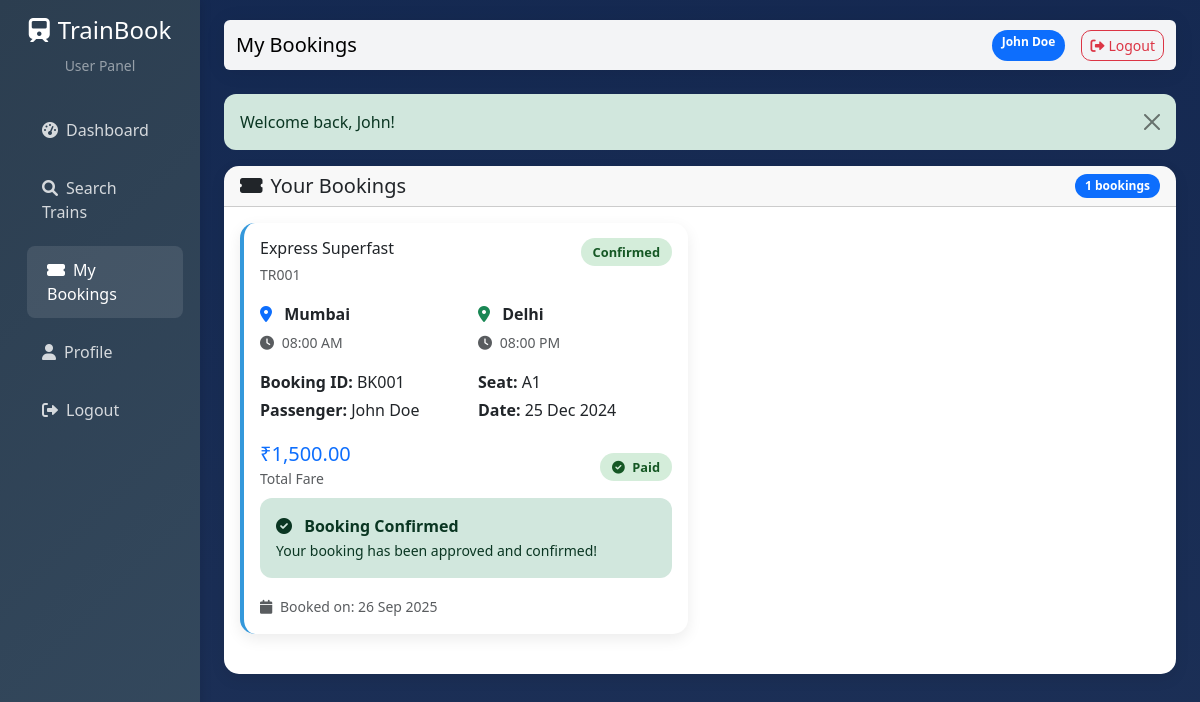
The app's page /user/my_bookings.php (signed in) with its own data.
### tables this page shows
CREATE TABLE bookings (
    id INT AUTO_INCREMENT PRIMARY KEY,
    booking_id VARCHAR(20) UNIQUE NOT NULL,
    user_id INT NOT NULL,
    train_id INT NOT NULL,
    passenger_name VARCHAR(100) NOT NULL,
    passenger_age INT NOT NULL,
    passenger_gender ENUM('Male', 'Female', 'Other') NOT NULL,
    seat_number VARCHAR(10),
    journey_date DATE NOT NULL,
    booking_date TIMESTAMP DEFAULT CURRENT_TIMESTAMP,
    total_fare DECIMAL(10,2) NOT NULL,
    payment_status ENUM('pending', 'paid', 'cancelled') DEFAULT 'pending',
    booking_status ENUM('confirmed', 'cancelled', 'completed') DEFAULT 'confirmed',
    FOREIGN KEY (user_id) REFERENCES users(id) ON DELETE CASCADE,
    FOREIGN KEY (train_id) REFERENCES trains(id) ON DELETE CASCADE
);

CREATE TABLE trains (
    id INT AUTO_INCREMENT PRIMARY KEY,
    train_number VARCHAR(10) UNIQUE NOT NULL,
    train_name VARCHAR(100) NOT NULL,
    source_station VARCHAR(50) NOT NULL,
    destination_station VARCHAR(50) NOT NULL,
    departure_time TIME NOT NULL,
    arrival_time TIME NOT NULL,
    total_seats INT NOT NULL,
    available_seats INT NOT NULL,
    fare_per_seat DECIMAL(10,2) NOT NULL,
    journey_date DATE NOT NULL,
    status ENUM('active', 'cancelled', 'completed') DEFAULT 'active',
    created_at TIMESTAMP DEFAULT CURRENT_TIMESTAMP,
    updated_at TIMESTAMP DEFAULT CURRENT_TIMESTAMP ON UPDATE CURRENT_TIMESTAMP
);

### user/my_bookings.php (the view, shortened to what this page needs)
<?php
require_once '../config/database.php';
$user_id = $_SESSION['user_id'];
$user_name = $_SESSION['user_name'];
try {
    $db = getDB();
    $stmt = $db->prepare("
        SELECT b.*, t.train_name, t.train_number, t.source_station, t.destination_station,
               t.departure_time, t.arrival_time, t.journey_date as train_journey_date
        FROM bookings b
        JOIN trains t ON b.train_id = t.id
        WHERE b.user_id = ?
        ORDER BY b.booking_date DESC
    ");
    $stmt->execute([$user_id]);
    $bookings = $stmt->fetchAll();
} catch (Exception $e) {
    error_log("Get bookings error: " . $e->getMessage());
    $bookings = [];
}
?>
<!DOCTYPE html>
<html lang="en">
<head>
    <link href="https://cdnjs.cloudflare.com/ajax/libs/font-awesome/6.0.0/css/all.min.css" rel="stylesheet">
    <link href="https://cdnjs.cloudflare.com/ajax/libs/bootstrap/5.3.0/css/bootstrap.min.css" rel="stylesheet">
    <link href="../assets/css/theme.css" rel="stylesheet">
</head>
<body>
    <div class="container-fluid">
        <div class="row">
            <nav class="col-md-3 col-lg-2 d-md-block sidebar">
                <div class="position-sticky pt-3">
                    <div class="text-center mb-4">
                        <h4 class="text-white"><i class="fas fa-train me-2"></i>TrainBook</h4>
                        <small class="text-white-50">User Panel</small>
                    </div>
                    <ul class="nav flex-column">
                        <li class="nav-item">
                            <a class="nav-link" href="dashboard.php">
                                <i class="fas fa-tachometer-alt me-2"></i>Dashboard
                            </a>
                        </li>
                        <li class="nav-item">
                            <a class="nav-link" href="search_trains.php">
                                <i class="fas fa-search me-2"></i>Search Trains
                            </a>
                        </li>
                        <li class="nav-item">
                            <a class="nav-link active" href="my_bookings.php">
                                <i class="fas fa-ticket-alt me-2"></i>My Bookings
                            </a>
                        </li>
                        <li class="nav-item">
                            <a class="nav-link" href="profile.php">
                                <i class="fas fa-user me-2"></i>Profile
                            </a>
                        </li>
                        <li class="nav-item">
                            <a class="nav-link" href="../auth/logout.php">
                                <i class="fas fa-sign-out-alt me-2"></i>Logout
                            </a>
                        </li>
                    </ul>
                </div>
            </nav>
            <main class="col-md-9 ms-sm-auto col-lg-10 px-md-4 main-content">
                <nav class="navbar navbar-expand-lg navbar-light bg-white mb-4 rounded">
                    <div class="container-fluid">
                        <span class="navbar-brand mb-0 h1">My Bookings</span>
                        <div class="d-flex">
                            <span class="badge bg-primary me-3"><?php echo htmlspecialchars($user_name); ?></span>
                            <a href="../auth/logout.php" class="btn btn-outline-danger btn-sm">
                                <i class="fas fa-sign-out-alt me-1"></i>Logout
                            </a>
                        </div>
                    </div>
                </nav>
                <div class="card">
                    <div class="card-header d-flex justify-content-between align-items-center">
                        <h5 class="mb-0"><i class="fas fa-ticket-alt me-2"></i>Your Bookings</h5>
                        <span class="badge bg-primary"><?php echo count($bookings); ?> bookings</span>
                    </div>
                    <div class="card-body">
                        <?php if (empty($bookings)): ?>
                            <div class="text-center py-5">
                                <i class="fas fa-ticket-alt fa-3x text-muted mb-3"></i>
                                <h5>No Bookings Yet</h5>
                                <p class="text-muted">You haven't made any train bookings yet.</p>
                                <a href="search_trains.php" class="btn btn-primary">
                                    <i class="fas fa-search me-2"></i>Search Trains
                                </a>
                            </div>
                        <?php else: ?>
                            <div class="row">
                                <?php foreach ($bookings as $booking): ?>
                                    <div class="col-md-6 mb-4">
                                        <div class="card booking-card h-100">
                                            <div class="card-body">
                                                <div class="d-flex justify-content-between align-items-start mb-3">
                                                    <div>
                                                        <h6 class="mb-1"><?php echo htmlspecialchars($booking['train_name']); ?></h6>
                                                        <small class="text-muted"><?php echo htmlspecialchars($booking['train_number']); ?></small>
                                                    </div>
                                                    <div class="text-end">
                                                        <span class="status-badge status-<?php echo $booking['booking_status']; ?>">
                                                            <?php echo ucfirst($booking['booking_status']); ?>
                                                        </span>
                                                    </div>
                                                </div>
                                                <div class="row mb-3">
                                                    <div class="col-6">
                                                        <p class="mb-1">
                                                            <i class="fas fa-map-marker-alt text-primary me-2"></i>
                                                            <strong><?php echo htmlspecialchars($booking['source_station']); ?></strong>
                                                        </p>
                                                        <small class="text-muted">
                                                            <i class="fas fa-clock me-1"></i>
                                                            <?php echo formatTime($booking['departure_time']); ?>
                                                        </small>
                                                    </div>
                                                    <div class="col-6">
                                                        <p class="mb-1">
                                                            <i class="fas fa-map-marker-alt text-success me-2"></i>
                                                            <strong><?php echo htmlspecialchars($booking['destination_station']); ?></strong>
                                                        </p>
                                                        <small class="text-muted">
                                                            <i class="fas fa-clock me-1"></i>
                                                            <?php echo formatTime($booking['arrival_time']); ?>
                                                        </small>
                                                    </div>
                                                </div>
                                                <div class="row mb-3">
                                                    <div class="col-6">
                                                        <p class="mb-1"><strong>Booking ID:</strong> <?php echo htmlspecialchars($booking['booking_id']); ?></p>
                                                        <p class="mb-1"><strong>Passenger:</strong> <?php echo htmlspecialchars($booking['passenger_name']); ?></p>
                                                    </div>
                                                    <div class="col-6">
                                                        <p class="mb-1"><strong>Seat:</strong> <?php echo htmlspecialchars($booking['seat_number']); ?></p>
                                                        <p class="mb-1"><strong>Date:</strong> <?php echo formatDate($booking['journey_date']); ?></p>
                                                    </div>
                                                </div>
                                                <div class="d-flex justify-content-between align-items-center">
                                                    <div>
                                                        <h5 class="text-primary mb-0"><?php echo formatCurrency($booking['total_fare']); ?></h5>
                                                        <small class="text-muted">Total Fare</small>
                                                    </div>
                                                    <div>
                                                        <span class="status-badge payment-<?php echo $booking['payment_status']; ?>">
                                                            <i class="fas fa-<?php echo $booking['payment_status'] === 'paid' ? 'check-circle' : 'clock'; ?> me-1"></i>
                                                            <?php echo ucfirst($booking['payment_status']); ?>
                                                        </span>
                                                    </div>
                                                </div>
                                                <?php if ($booking['booking_status'] === 'pending'): ?>
                                                    <div class="mt-2">
                                                        <div class="alert alert-warning alert-sm mb-0">
                                                            <i class="fas fa-clock me-2"></i>
                                                            <strong>Waiting for Admin Approval</strong><br>
                                                            <small>Your booking is under review. You will be notified once approved.</small>
                                                        </div>
                                                    </div>
                                                <?php elseif ($booking['booking_status'] === 'confirmed'): ?>
                                                    <div class="mt-2">
                                                        <div class="alert alert-success alert-sm mb-0">
                                                            <i class="fas fa-check-circle me-2"></i>
                                                            <strong>Booking Confirmed</strong><br>
                                                            <small>Your booking has been approved and confirmed!</small>
                                                        </div>
                                                    </div>
                                                <?php endif; ?>
                                                <div class="mt-3">
                                                    <small class="text-muted">
                                                        <i class="fas fa-calendar me-1"></i>
                                                        Booked on: <?php echo formatDate($booking['booking_date']); ?>
                                                    </small>
                                                </div>
                                            </div>
                                        </div>
                                    </div>
                                <?php endforeach; ?>
                            </div>
                        <?php endif; ?>
                    </div>
                </div>
            </main>
        </div>
    </div>
</body>
</html>

### records on screen
bookings: train.train_name "Express Superfast", train.train_number "TR001", booking_status "Confirmed", train.source_station "Mumbai", train.departure_time "08:00 AM", train.destination_station "Delhi", train.arrival_time "08:00 PM", booking "BK001", passenger_name "John Doe", seat_number "A1", journey_date "25 Dec 2024", total_fare "₹1,500.00", payment_status "Paid", shows "Booking Confirmed", booking_date "26 Sep 2025"

### other values on screen
$user_name "John Doe"
$message "Welcome back, John!"
count($bookings) "1"
